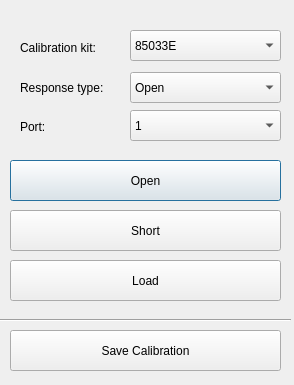
<?xml version="1.0" encoding="UTF-8"?>
<ui version="4.0">
 <class>cal_dialog</class>
 <widget class="QDialog" name="cal_dialog">
  <property name="windowModality">
   <enum>Qt::ApplicationModal</enum>
  </property>
  <property name="geometry">
   <rect>
    <x>0</x>
    <y>0</y>
    <width>294</width>
    <height>385</height>
   </rect>
  </property>
  <property name="sizePolicy">
   <sizepolicy hsizetype="Fixed" vsizetype="Fixed">
    <horstretch>0</horstretch>
    <verstretch>0</verstretch>
   </sizepolicy>
  </property>
  <property name="windowTitle">
   <string>Calibration VNA</string>
  </property>
  <widget class="QPushButton" name="open_button">
   <property name="geometry">
    <rect>
     <x>10</x>
     <y>160</y>
     <width>271</width>
     <height>41</height>
    </rect>
   </property>
   <property name="text">
    <string>Open</string>
   </property>
  </widget>
  <widget class="QComboBox" name="cal_kit_combo">
   <property name="geometry">
    <rect>
     <x>130</x>
     <y>30</y>
     <width>151</width>
     <height>31</height>
    </rect>
   </property>
   <item>
    <property name="text">
     <string>85033E</string>
    </property>
   </item>
  </widget>
  <widget class="QLabel" name="cal_kit_label">
   <property name="geometry">
    <rect>
     <x>20</x>
     <y>40</y>
     <width>91</width>
     <height>16</height>
    </rect>
   </property>
   <property name="text">
    <string>Calibration kit:</string>
   </property>
  </widget>
  <widget class="QLabel" name="cal_type_label">
   <property name="enabled">
    <bool>true</bool>
   </property>
   <property name="geometry">
    <rect>
     <x>20</x>
     <y>80</y>
     <width>121</width>
     <height>16</height>
    </rect>
   </property>
   <property name="text">
    <string>Response type:</string>
   </property>
  </widget>
  <widget class="QComboBox" name="cal_type_combo">
   <property name="geometry">
    <rect>
     <x>130</x>
     <y>72</y>
     <width>151</width>
     <height>31</height>
    </rect>
   </property>
   <item>
    <property name="text">
     <string>Open</string>
    </property>
   </item>
   <item>
    <property name="text">
     <string>Short</string>
    </property>
   </item>
   <item>
    <property name="text">
     <string>Through</string>
    </property>
   </item>
   <item>
    <property name="text">
     <string>Full 2-Port</string>
    </property>
   </item>
   <item>
    <property name="text">
     <string>Full 1-Port</string>
    </property>
   </item>
  </widget>
  <widget class="QPushButton" name="short_button">
   <property name="geometry">
    <rect>
     <x>10</x>
     <y>210</y>
     <width>271</width>
     <height>41</height>
    </rect>
   </property>
   <property name="text">
    <string>Short</string>
   </property>
  </widget>
  <widget class="QPushButton" name="load_button">
   <property name="geometry">
    <rect>
     <x>10</x>
     <y>260</y>
     <width>271</width>
     <height>41</height>
    </rect>
   </property>
   <property name="text">
    <string>Load</string>
   </property>
  </widget>
  <widget class="QLabel" name="label">
   <property name="geometry">
    <rect>
     <x>20</x>
     <y>120</y>
     <width>61</width>
     <height>14</height>
    </rect>
   </property>
   <property name="text">
    <string>Port:</string>
   </property>
  </widget>
  <widget class="QComboBox" name="port_combo">
   <property name="geometry">
    <rect>
     <x>130</x>
     <y>110</y>
     <width>151</width>
     <height>31</height>
    </rect>
   </property>
   <item>
    <property name="text">
     <string>1</string>
    </property>
   </item>
   <item>
    <property name="text">
     <string>2</string>
    </property>
   </item>
  </widget>
  <widget class="Line" name="sepline">
   <property name="geometry">
    <rect>
     <x>0</x>
     <y>310</y>
     <width>291</width>
     <height>20</height>
    </rect>
   </property>
   <property name="orientation">
    <enum>Qt::Horizontal</enum>
   </property>
  </widget>
  <widget class="QPushButton" name="savecal_button">
   <property name="geometry">
    <rect>
     <x>10</x>
     <y>330</y>
     <width>271</width>
     <height>41</height>
    </rect>
   </property>
   <property name="text">
    <string>Save Calibration</string>
   </property>
  </widget>
 </widget>
 <resources/>
 <connections/>
</ui>
